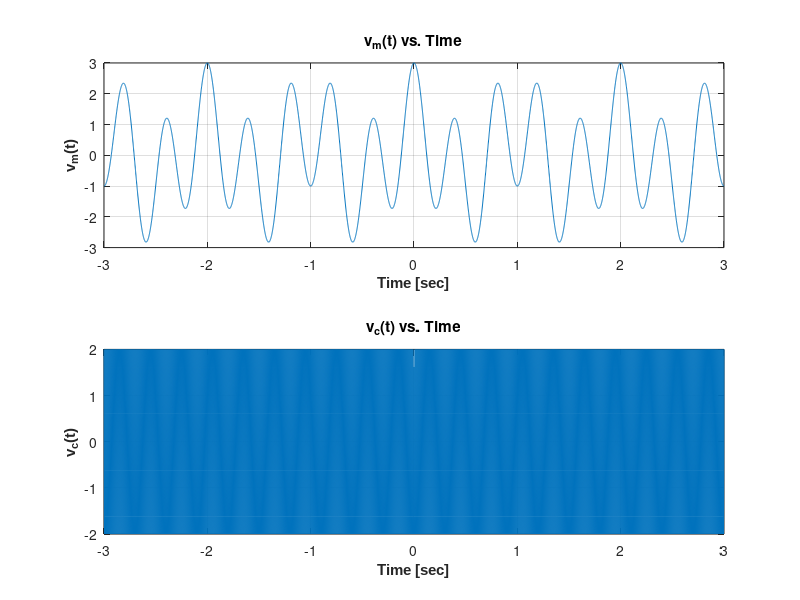

The MATLAB script that drew this image: (Note: this script raises an error after producing the figure.)
% DSB-LC - Amplitude modulation - full channel model
% Author : Omri Rafaeli
%
%                   Table of Contents:
%   Chapter:
%------------------------------------------------------------------------
%   1.2.1.1 - Ploting Data and carrier signals
%   1.2.1.2 - Creating the DSB Modulated signal and its Fourier Transform
%   1.2.2.1 - Generating the Noise vectors 
%   1.2.2.2 - Calculating the recieved signals and its fourier transform
%   1.2.3.1 - Generating a Band Pass Filter 
%   1.2.3.2 - Calculating the filtered signal as convolution with the BPF
%   1.2.3.3 - Extracting the envelope from the filtered signal  

close all;

%--------------------------------------------------------------------------------------------------------------------------

% Defining constants
A_1=1;          % first cos Amp
A_2=2;          % second cos Amp
A_c=2;          % carrier Amp
f_1=1;          % first cos freq
f_2=2.5;        % second cos freq
f_c=100;        % carrier freq
kAM=0.2;        % Modulation index
f_s=1000;       % sampling freq
T_s=1/f_s;      % sampling time
t=-3:T_s:3;     % Generating the time vector
t=setdiff(t,0); % take out 0

%--------------------------------------------------------------------------------------------------------------------------
%Modulator
%1.2.1.1 - Ploting Data and carrier signals

v_m_t=A_1*cos(2*pi*f_1*t)+A_2*cos(2*pi*f_2*t);  % data signal - Freq=2.5Hz
v_c_t=A_c*cos(2*pi*f_c*t);                      % carrier signal - Freq=100Hz

%Ploting Vm(t) - The Data Signal
figure;
subplot(2,1,1);
plot(t,v_m_t);
xlabel('Time [sec]','FontWeight','bold','Fontname', 'Arial');
ylabel('v_{m}(t)','FontWeight','bold','Fontname', 'Arial');
title('v_{m}(t) vs. Time');
grid;

%Ploting Vm(t) - The Carrier Signal
hold on;
subplot(2,1,2);
plot(t,v_c_t);
xlabel('Time [sec]','FontWeight','bold','Fontname', 'Arial');
ylabel('v_{c}(t)','FontWeight','bold','Fontname', 'Arial');
title('v_{c}(t) vs. Time');
grid;
hold off;
%--------------------------------------------------------------------------------------------------------------------------
%1.2.1.2 - Creating the DSB Modulated signal and its Fourier Transform

 % (1+kAM*v_m).*v_c - Amplitude Modulation DSB-LC
v_mod_t=DSB_LC_MOD(v_m_t,v_c_t,kAM);

%Ploting the modulated signal
figure;
plot(t,v_mod_t);
xlabel('Time [sec]','FontWeight','bold','Fontname', 'Arial');
ylabel('v_{M}(t)','FontWeight','bold','Fontname', 'Arial');
title('v_{M}(t) vs. Time');
grid;

%Fourier Transform for the modulated signal
v_mod_f=fftshift(fft(v_mod_t)/length(t)); % fourier transform fft shift shifts the transform to be centerd and length t normalizing the transform 

%generating the frequency vector
f=linspace(-f_s/2,f_s/2,length(t)); 

%Ploting the Fourier transform of the modulated signal
figure;
plot(f,v_mod_f);
xlabel('Frequency [Hz]','FontWeight','bold','Fontname', 'Arial');
ylabel('V_{M}(f)','FontWeight','bold','Fontname', 'Arial');
title('V_{M}(f) vs. Frequency');
grid;
%--------------------------------------------------------------------------------------------------------------------------

%1.2.2.1 - Generating the Noise vectors 
N_1=2; % variances
N_2=20;
N_3=200;

% generating a uniformed distributed vector with var=N1/2 and same length as time vector
z_1_t=sqrt(N_1/2)*randn(1,length(t)); 
z_2_t=sqrt(N_2/2)*randn(1,length(t));
z_3_t=sqrt(N_3/2)*randn(1,length(t));
%--------------------------------------------------------------------------------------------------------------------------

%1.2.2.2 - Calculating the recieved signals and its fourier transform

%the recieved signal is being calculated according to a Added gaussian
%noise channel
x_r_1_t=v_mod_t+z_1_t; % calculating the recieved signal 
x_r_2_t=v_mod_t+z_2_t;
x_r_3_t=v_mod_t+z_3_t;

% fourier transform of the recieved signal and normalizing it
X_r_1_f=fftshift(fft(x_r_1_t)/length(t)); 
X_r_2_f=fftshift(fft(x_r_2_t)/length(t));
X_r_3_f=fftshift(fft(x_r_3_t)/length(t));

%Ploting the 3 recieved signals in the frequency plane - x_r_i | 1<=i<=3
figure;
plot(f,X_r_3_f);
hold on;
plot(f,X_r_2_f);
hold on;
plot(f,X_r_1_f);
hold off;

xlabel('Frequency [Hz]','FontWeight','bold','Fontname', 'Arial');
ylabel('X_{r}(f)','FontWeight','bold','Fontname', 'Arial');
title('X_{r}(f) vs. Frequency: For Different Noise Variances');
legend('Noise Variance=200','Noise Variance=20','Noise Variance=2');
grid;
%--------------------------------------------------------------------------------------------------------------------------

%       Demodulator
%1.2.3.1 -  Calculating the filtered signal as convolution with the BPF

%the width of the window will include the entire bandwidth of the original
%data - max(f1,f2)
B=2*f_2;              

%sinc in the freq domain is rect width B , cos is shifting the rect from 0 to fc
%BPF_t=B*sinc(B*t).*cos(2*pi*f_c*t);           
BPF_t=4*pi*sin(t*2*f_2*pi)./(pi*t).*cos(2*pi*t*f_c)/1.07;
BPF_f=fftshift(fft(BPF_t)/length(t));       

%Ploting the Band Pass Filter - not ideal rect but fast ascend and fast descend
figure;
plot(f,BPF_f);
xlabel('Frequency [Hz]','FontWeight','bold','Fontname', 'Arial');
ylabel('BPF(f)','FontWeight','bold','Fontname', 'Arial');
title('Band Pass Filter vs. Frequency');

grid;
%--------------------------------------------------------------------------------------------------------------------------
%1.2.3.2 - Calculating the filtered signal as convolution with the BPF

%Generating the filtered signal by covoluting the recieved signal with the
%BPF (output of a linear time invarient system)

x_1_filtered_t=conv(x_r_1_t,BPF_t,'same')/length(t); 
x_2_filtered_t=conv(x_r_2_t,BPF_t,'same')/length(t);
x_3_filtered_t=conv(x_r_3_t,BPF_t,'same')/length(t);

% Fourier transform of the filtered signals
x_1_filtered_f=fftshift(fft(x_1_filtered_t)/length(t));
x_2_filtered_f=fftshift(fft(x_2_filtered_t)/length(t));
x_3_filtered_f=fftshift(fft(x_3_filtered_t)/length(t));

%ploting the fourier transform of the filtered signals
figure;
plot(f,x_3_filtered_f);
hold on;
plot(f,x_2_filtered_f);
hold on;
plot(f,x_1_filtered_f);
hold off;

xlabel('Frequency [Hz]','FontWeight','bold','Fontname', 'Arial');
ylabel('x_{filtered}(f)','FontWeight','bold','Fontname', 'Arial');
title('x_{filtered}(f) vs. Frequency: For Different Noise Variances');
legend('Noise Variance=200','Noise Variance=20','Noise Variance=2');
grid;
%--------------------------------------------------------------------------------------------------------------------------

%1.2.3.3 - Extracting the envelope from the filtered signal

% extract envelopes from the filtered signal in order to get the data signal
[upper_env_1,lower_env_1]=envelope(x_1_filtered_t); 
[upper_env_2,lower_env_2]=envelope(x_2_filtered_t);
[upper_env_3,lower_env_3]=envelope(x_3_filtered_t);

%ploting the extracted envelope from the recieved filtered signals - can be
%seen that low noise varience -> better reconstruction of the data signal
figure;
plot(t,upper_env_3);
hold on;
plot(t,upper_env_2);
hold on;
plot(t,upper_env_1);
hold on;
plot(t,v_m_t);
hold off;

xlabel('Time [sec]','FontWeight','bold','Fontname', 'Arial');
ylabel('x_{d}(t)','FontWeight','bold','Fontname', 'Arial');
title('x_{d}(t) vs. Time: For Different Noise Variances');
legend('Noise Variance=200','Noise Variance=20','Noise Variance=2','v_{m}(t)');
grid;
%--------------------------------------------------------------------------------------------------------------------------
% DSB-LC modulation function
%inputs: v_m -   Data signal
%        v_c -   Carrier Signal 
%        kAM -   Modulation index
%output: v_mod - Modulated signal

function v_mod = DSB_LC_MOD(v_m,v_c,kAM)
    v_mod = (1+kAM*v_m).*v_c;
end

